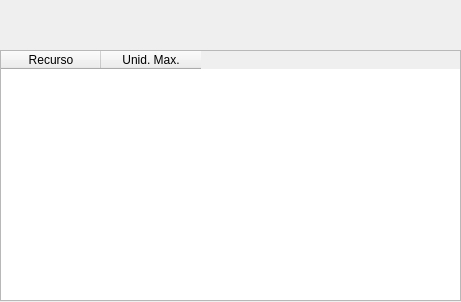
<?xml version="1.0" encoding="UTF-8"?>
<ui version="4.0">
 <class>Resources</class>
 <widget class="QWidget" name="Resources">
  <property name="geometry">
   <rect>
    <x>0</x>
    <y>0</y>
    <width>461</width>
    <height>302</height>
   </rect>
  </property>
  <property name="sizePolicy">
   <sizepolicy hsizetype="Fixed" vsizetype="Fixed">
    <horstretch>0</horstretch>
    <verstretch>0</verstretch>
   </sizepolicy>
  </property>
  <property name="windowTitle">
   <string>Recursos</string>
  </property>
  <widget class="QTableWidget" name="ResourceTable">
   <property name="geometry">
    <rect>
     <x>0</x>
     <y>50</y>
     <width>461</width>
     <height>251</height>
    </rect>
   </property>
   <column>
    <property name="text">
     <string>Recurso</string>
    </property>
   </column>
   <column>
    <property name="text">
     <string>Unid. Max.</string>
    </property>
   </column>
  </widget>
  <widget class="QWidget" name="horizontalLayoutWidget">
   <property name="geometry">
    <rect>
     <x>-1</x>
     <y>0</y>
     <width>193</width>
     <height>52</height>
    </rect>
   </property>
   <layout class="QHBoxLayout" name="horizontalLayout">
    <item>
     <widget class="QPushButton" name="AddResource_Button">
      <property name="sizePolicy">
       <sizepolicy hsizetype="Fixed" vsizetype="Preferred">
        <horstretch>0</horstretch>
        <verstretch>0</verstretch>
       </sizepolicy>
      </property>
      <property name="minimumSize">
       <size>
        <width>0</width>
        <height>0</height>
       </size>
      </property>
      <property name="baseSize">
       <size>
        <width>0</width>
        <height>0</height>
       </size>
      </property>
      <property name="text">
       <string/>
      </property>
      <property name="icon">
       <iconset>
        <normaloff>icons/add.png</normaloff>icons/add.png</iconset>
      </property>
      <property name="iconSize">
       <size>
        <width>40</width>
        <height>40</height>
       </size>
      </property>
      <property name="flat">
       <bool>true</bool>
      </property>
     </widget>
    </item>
    <item>
     <widget class="QPushButton" name="EditResource_Button">
      <property name="text">
       <string/>
      </property>
      <property name="iconSize">
       <size>
        <width>40</width>
        <height>40</height>
       </size>
      </property>
      <property name="flat">
       <bool>true</bool>
      </property>
     </widget>
    </item>
    <item>
     <widget class="QPushButton" name="DeleteResource_Button">
      <property name="sizePolicy">
       <sizepolicy hsizetype="Fixed" vsizetype="Preferred">
        <horstretch>0</horstretch>
        <verstretch>0</verstretch>
       </sizepolicy>
      </property>
      <property name="text">
       <string/>
      </property>
      <property name="icon">
       <iconset>
        <normaloff>icons/minus.png</normaloff>icons/minus.png</iconset>
      </property>
      <property name="iconSize">
       <size>
        <width>40</width>
        <height>40</height>
       </size>
      </property>
      <property name="flat">
       <bool>true</bool>
      </property>
     </widget>
    </item>
   </layout>
  </widget>
  <widget class="QPushButton" name="Exit_Button">
   <property name="geometry">
    <rect>
     <x>400</x>
     <y>0</y>
     <width>52</width>
     <height>50</height>
    </rect>
   </property>
   <property name="sizePolicy">
    <sizepolicy hsizetype="Fixed" vsizetype="Preferred">
     <horstretch>0</horstretch>
     <verstretch>0</verstretch>
    </sizepolicy>
   </property>
   <property name="text">
    <string/>
   </property>
   <property name="icon">
    <iconset>
     <normaloff>../ProjectManagement-build-desktop-Qt_4_8_1_in_PATH__System__Debug/icons/refresh.png</normaloff>../ProjectManagement-build-desktop-Qt_4_8_1_in_PATH__System__Debug/icons/refresh.png</iconset>
   </property>
   <property name="iconSize">
    <size>
     <width>40</width>
     <height>40</height>
    </size>
   </property>
   <property name="flat">
    <bool>true</bool>
   </property>
  </widget>
 </widget>
 <resources/>
 <connections/>
</ui>
